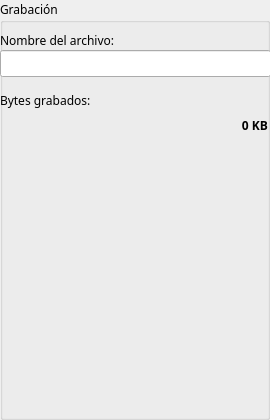
<?xml version="1.0" encoding="UTF-8"?>
<ui version="4.0">
 <class>Archivo</class>
 <widget class="QGroupBox" name="Archivo">
  <property name="geometry">
   <rect>
    <x>0</x>
    <y>0</y>
    <width>270</width>
    <height>420</height>
   </rect>
  </property>
  <property name="minimumSize">
   <size>
    <width>270</width>
    <height>420</height>
   </size>
  </property>
  <property name="maximumSize">
   <size>
    <width>270</width>
    <height>420</height>
   </size>
  </property>
  <property name="baseSize">
   <size>
    <width>270</width>
    <height>420</height>
   </size>
  </property>
  <property name="font">
   <font>
    <family>Jura</family>
   </font>
  </property>
  <property name="windowTitle">
   <string>GroupBox</string>
  </property>
  <property name="title">
   <string>Grabación</string>
  </property>
  <widget class="QLabel" name="label">
   <property name="geometry">
    <rect>
     <x>0</x>
     <y>30</y>
     <width>271</width>
     <height>21</height>
    </rect>
   </property>
   <property name="text">
    <string>Nombre del archivo:</string>
   </property>
  </widget>
  <widget class="QLineEdit" name="TextFileName">
   <property name="geometry">
    <rect>
     <x>0</x>
     <y>50</y>
     <width>271</width>
     <height>27</height>
    </rect>
   </property>
   <property name="readOnly">
    <bool>true</bool>
   </property>
  </widget>
  <widget class="QLabel" name="label_2">
   <property name="geometry">
    <rect>
     <x>0</x>
     <y>90</y>
     <width>271</width>
     <height>21</height>
    </rect>
   </property>
   <property name="text">
    <string>Bytes grabados:</string>
   </property>
  </widget>
  <widget class="QLabel" name="LabelBytesGrabados">
   <property name="geometry">
    <rect>
     <x>0</x>
     <y>110</y>
     <width>271</width>
     <height>31</height>
    </rect>
   </property>
   <property name="font">
    <font>
     <weight>75</weight>
     <bold>true</bold>
    </font>
   </property>
   <property name="text">
    <string>0 KB </string>
   </property>
   <property name="alignment">
    <set>Qt::AlignRight|Qt::AlignTrailing|Qt::AlignVCenter</set>
   </property>
  </widget>
 </widget>
 <resources/>
 <connections/>
</ui>
